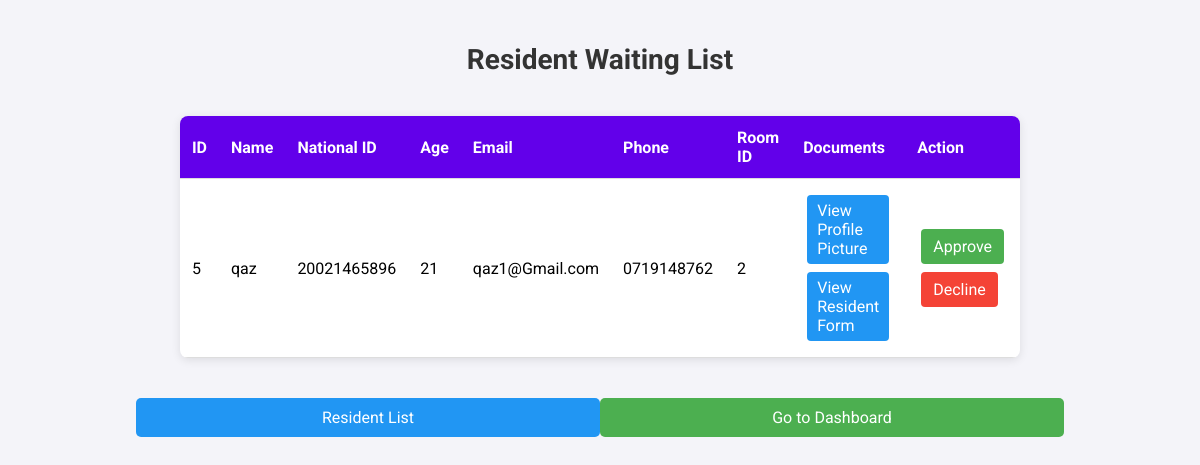
Before: /waiting_list.php with the older database file.
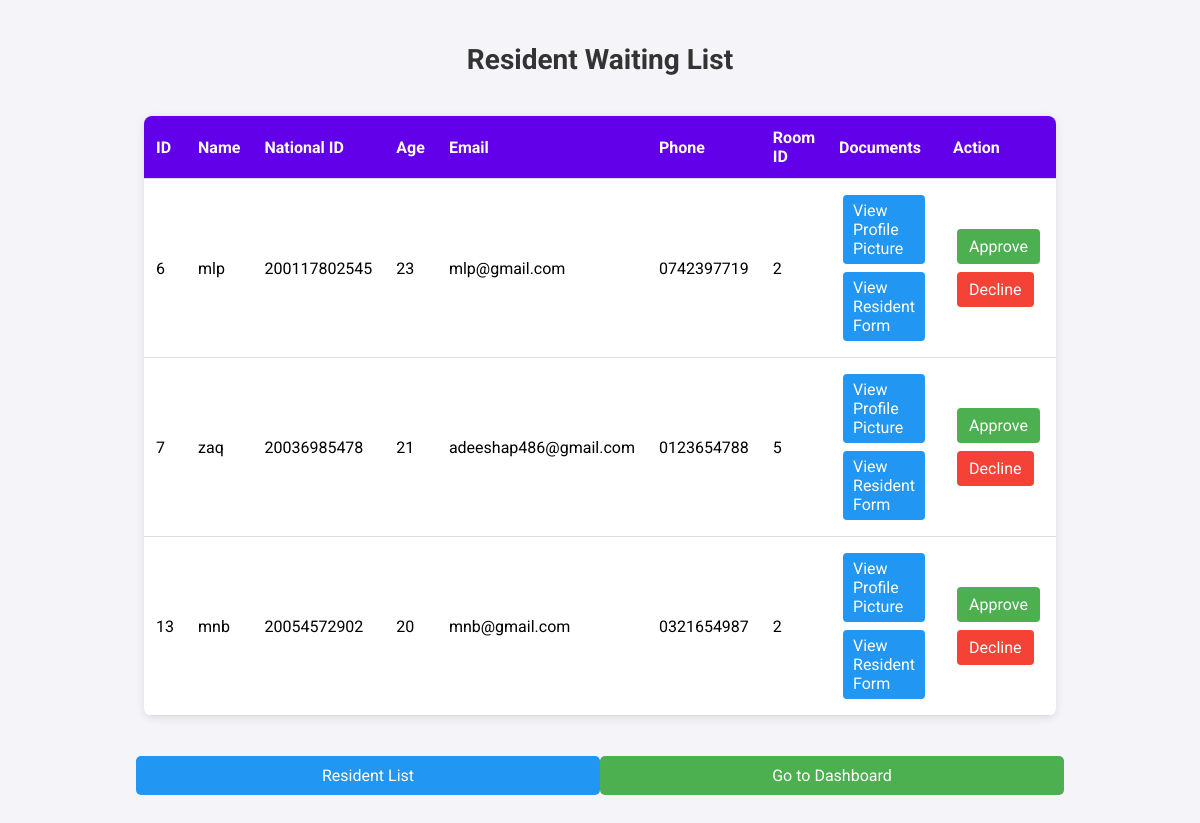
After: the same page with the newer database file.
### tables this page shows
CREATE TABLE `applicants` (
  `applicant_id` int(11) NOT NULL,
  `name` varchar(100) DEFAULT NULL,
  `application_date` date DEFAULT NULL,
  `status` enum('waiting','approved','declined') DEFAULT 'waiting',
  `national_id` varchar(255) DEFAULT NULL,
  `age` int(11) DEFAULT NULL,
  `email` varchar(255) DEFAULT NULL,
  `phone` varchar(20) DEFAULT NULL,
  `room_id` int(11) DEFAULT NULL,
  `created_at` timestamp NOT NULL DEFAULT current_timestamp(),
  `username` varchar(255) DEFAULT NULL,
  `password` varchar(255) DEFAULT NULL,
  `profile_picture` varchar(255) DEFAULT NULL,
  `resident_form` varchar(255) DEFAULT NULL
);

### waiting_list.php (the view, shortened to what this page needs)
<?php
include 'db_connect.php';
$query = "SELECT * FROM applicants WHERE status = ''";
$result = $conn->query($query);
?>
<!DOCTYPE HTML>
<html lang="en">
<head>
    <link rel="stylesheet" href="waiting.css">
</head>
<body>
    <h2>Resident Waiting List</h2>
    <table>
        <thead>
            <tr>
                <th>ID</th>
                <th>Name</th>
                <th>National ID</th>
                <th>Age</th>
                <th>Email</th>
                <th>Phone</th>
                <th>Room ID</th>
                <th>Documents</th>
                <th>Action</th>
            </tr>
        </thead>
        <tbody>
            <?php while ($row = $result->fetch_assoc()): ?>
            <tr>
                <td><?php echo $row['applicant_id']; ?></td>
                <td><?php echo $row['name']; ?></td>
                <td><?php echo $row['national_id']; ?></td>
                <td><?php echo $row['age']; ?></td>
                <td><?php echo $row['email']; ?></td>
                <td><?php echo $row['phone']; ?></td>
                <td><?php echo $row['room_id']; ?></td>
                <td>
                    <a href="<?php echo $row['profile_picture']; ?>" target="_blank" class="view-doc-btn">View Profile Picture</a>
                    <br>
                    <a href="<?php echo $row['resident_form']; ?>" target="_blank" class="view-doc-btn">View Resident Form</a>
                </td>
                <td>
                    <a href="approve_resident.php?id=<?php echo $row['applicant_id']; ?>" class="approve-btn">Approve</a>
                    <a href="decline_resident.php?id=<?php echo $row['applicant_id']; ?>" class="decline-btn">Decline</a>
                </td>
            </tr>
            <?php endwhile; ?>
        </tbody>
    </table>
    <div class="nav-buttons">
        <a href="residents.php" class="back-btn">Resident List</a>
        <a href="dashboard.php" class="dashboard-btn">Go to Dashboard</a>
    </div>
</body>
</html>

### waiting.css (style rules this page uses)
body { font-family: 'Roboto', sans-serif; background-color: #f4f4f9; display: flex; flex-direction: column; align-items: center; margin: 0; padding: 20px; }
h2 { text-align: center; color: #333; font-size: 28px; margin-bottom: 20px; }
table { width: 100%; max-width: 800px; border-collapse: collapse; margin: 20px 0; background-color: #fff; box-shadow: 0 2px 10px rgba(0, 0, 0, 0.1); border-radius: 8px; overflow: hidden; }
thead { background-color: #6200ea; color: #ffffff; }
th, td { padding: 12px; text-align: left; border-bottom: 1px solid #ddd; }
th { font-size: 16px; }
.approve-btn, .decline-btn { display: inline-block; padding: 8px 12px; margin: 4px; text-decoration: none; color: #fff; border-radius: 4px; transition: background-color 0.3s ease; }
.approve-btn { background-color: #4caf50; }
.decline-btn { background-color: #f44336; }
.view-doc-btn { display: inline-block; padding: 6px 10px; margin: 4px; text-decoration: none; color: #fff; background-color: #2196f3; border-radius: 4px; transition: background-color 0.3s ease; }
.dashboard-btn, .add-btn { background-color: #5d5d5d; color: white; padding: 10px 20px; text-decoration: none; border-radius: 5px; transition: background-color 0.3s; }
.nav-buttons { display: flex; justify-content: space-between; margin: 20px auto; width: 80%; }
.nav-buttons a { display: inline-block; padding: 10px 20px; font-size: 16px; color: #fff; text-align: center; text-decoration: none; border-radius: 5px; transition: background-color 0.3s ease; width: 48%; }
.back-btn { background-color: #2196f3; }
.dashboard-btn { background-color: #4caf50; }

Changed rows visible on the page:
removed applicants: applicant_id "5", name "qaz", national "20021465896", age "21", email "qaz1@Gmail.com", phone "0719148762", room "2"
added applicants: applicant_id "6", name "mlp", national "200117802545", age "23", email "mlp@gmail.com", phone "0742397719", room "2"
added applicants: applicant_id "7", name "zaq", national "20036985478", age "21", email "adeeshap486@gmail.com", phone "0123654788", room "5"
added applicants: applicant_id "13", name "mnb", national "20054572902", age "20", email "mnb@gmail.com", phone "0321654987", room "2"
